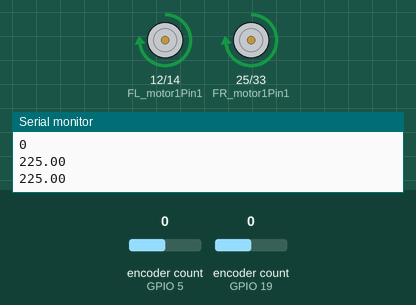
Simulated run of this sketch. Board: ESP32. Shown: motor-driver pin pairs drawn as motors (green arrow = first pin HIGH = forward, orange = second pin HIGH = backward, longer = more drive, scaled by the enable pin), the last lines printed to the serial monitor. The test bench sets the inputs (shaded band); at power-on: encoder count (sensors on GPIO 5, GPIO 19) 0.

Above: at 1.2 s.
1.3 s: encoder count (sensor on GPIO 5) set to 1
At 2.0 s:
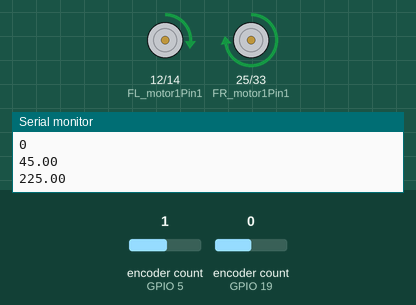
2.8 s: encoder count (sensor on GPIO 19) set to 4
At 3.4 s:
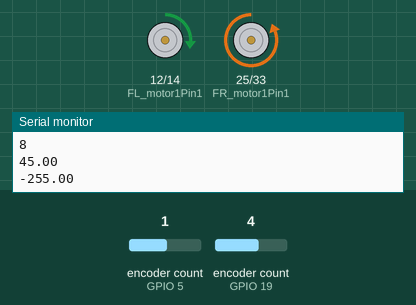
4.3 s: encoder count (sensor on GPIO 5) set to 2
At 4.7 s:
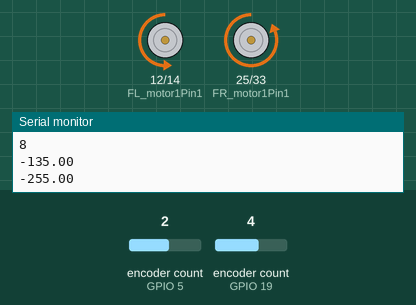
5.8 s: encoder count (sensor on GPIO 5) set to 3
At 7.2 s:
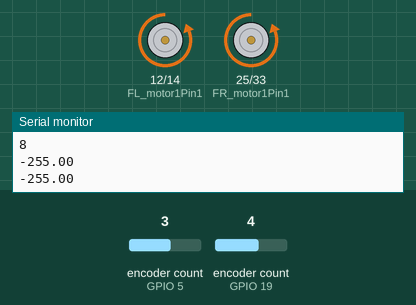
Timing chart, 0 to 8.3 s (numbered marks = the images above; inputs shaded):
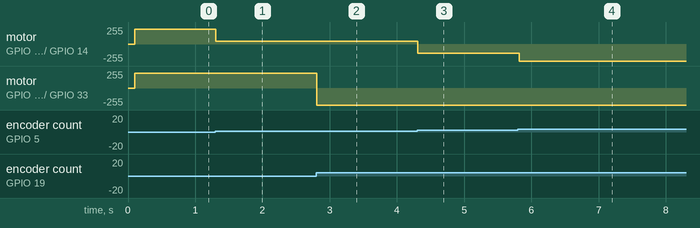

Measured:
- after the input at 1.3 s, motor on GPIO 12 (FL_motor1Pin1) / GPIO 14 (FL_motor1Pin2): forward 225/255 → forward 45/255 at once
- after the input at 2.8 s, motor on GPIO 25 (FR_motor1Pin1) / GPIO 33 (FR_motor1Pin2): forward 225/255 → backward 255/255 at once
- after the input at 4.3 s, motor on GPIO 12 (FL_motor1Pin1) / GPIO 14 (FL_motor1Pin2): forward 45/255 → backward 135/255 at once
- after the input at 5.8 s, motor on GPIO 12 (FL_motor1Pin1) / GPIO 14 (FL_motor1Pin2): backward 135/255 → backward 255/255 at once

The sketch:

MotorESP32.ino
```cpp
#include "ESP32Encoder.h"

#define ENCODER_PERIOD 100

long encoder_timer = 0;

ESP32Encoder Encoder1;
ESP32Encoder Encoder2;

//Usado para as velocidades dos motores
struct Vel {
  struct Linear {
    float x;
    float y;
    float z;
  } linear;
  struct Angular {
    float x;
    float y;
    float z;
  } angular;
};

// Cria uma variável do tipo Vel
Vel vel;

// Motor FL
int FL_enable1Pin = 13;
int FL_motor1Pin1 = 12;
int FL_motor1Pin2 = 14;

// Motor FR
int FR_enable1Pin = 26;
int FR_motor1Pin1 = 25;
int FR_motor1Pin2 = 33;

// Setting PWM properties
const int freq = 30000;
const int pwmChannelFL = 0;
const int pwmChannelFR = 1;


const int resolution = 8;

//PID
// Definições para controle PID
const float Kp = 0.9; // Ganho proporcional
const int sampleTime = 100; // Tempo de amostragem em milissegundos

float output = 0;

float FL_PWM;
float FR_PWM;

void clearEncoders() {
  // clear the encoder's raw count and set the tracked count to zero
  Encoder1.clearCount();
  Encoder2.clearCount();

}

void ControleMotores() {
  // Model parameters for the robot
  float wheel_radius = 0.032; // radius of the wheels
  float robot_radius = 0.178; // distance from the center to the wheel

  // Calculate desired wheel speeds based on linear and angular velocity
  float desiredSpeedFL = (vel.linear.x - vel.angular.z * robot_radius) / wheel_radius;
  float desiredSpeedFR = (vel.linear.x + vel.angular.z * robot_radius) / wheel_radius;

  // Measure the actual speed of the wheels from the encoders
  float FL_WheelSpeed = Encoder1.getCount() / (ENCODER_PERIOD / 1000.0); // Speed in encoder units per second
  float FR_WheelSpeed = Encoder2.getCount() / (ENCODER_PERIOD / 1000.0); // Speed in encoder units per second


  // Calculate the error between desired and actual speeds
  float FL_Error = desiredSpeedFL - FL_WheelSpeed;
  float FR_Error = desiredSpeedFR - FR_WheelSpeed;


  // Apply PID control for each motor
  FL_PWM = Kp * FL_Error / (sampleTime / 1000.0);
  FR_PWM = Kp * FR_Error / (sampleTime / 1000.0);


  // Limitar valores de PWM entre -255 e 255
  FL_PWM = constrain(FL_PWM, -255, 255);
  FR_PWM = constrain(FR_PWM, -255, 255);


  // Aplicar valores de PWM aos motores
  analogWrite(FL_enable1Pin, abs(FL_PWM));
  analogWrite(FR_enable1Pin, abs(FR_PWM));

  // Set motor directions based on PWM sign
  digitalWrite(FL_motor1Pin1, FL_PWM > 0 ? HIGH : LOW);
  digitalWrite(FL_motor1Pin2, FL_PWM > 0 ? LOW : HIGH);

  digitalWrite(FR_motor1Pin1, FR_PWM > 0 ? HIGH : LOW);
  digitalWrite(FR_motor1Pin2, FR_PWM > 0 ? LOW : HIGH);


}


void setup() {
  Serial.begin(115200);

  // sets the pins as outputs:
  pinMode(FL_motor1Pin1, OUTPUT);
  pinMode(FL_motor1Pin2, OUTPUT);
  pinMode(FL_enable1Pin, OUTPUT);
  pinMode(FR_motor1Pin1, OUTPUT);
  pinMode(FR_motor1Pin2, OUTPUT);
  pinMode(FR_enable1Pin, OUTPUT);

  // configure LED PWM functionalitites
  ledcSetup(pwmChannelFL, freq, resolution);
  ledcSetup(pwmChannelFR, freq, resolution);

  // attach the channel to the GPIO to be controlled
  ledcAttachPin(FL_enable1Pin, pwmChannelFL);
  ledcAttachPin(FR_enable1Pin, pwmChannelFR);

  //define enconders
  Encoder1.attachHalfQuad(5, 18);
  Encoder2.attachHalfQuad(19, 21);

  clearEncoders();

  // Define os valores
  vel.linear.x = 0.8;
  vel.linear.y = 0.0;
  vel.linear.z = 0.0;
  vel.angular.x = 0.0;
  vel.angular.y = 0.0;
  vel.angular.z = 0.0;

}

void loop() {


  if(millis() - encoder_timer >=  ENCODER_PERIOD){

    ControleMotores();

    encoder_timer = millis();

    //print cmd_vel
    Serial.println(vel.linear.x);

    //print valor enconder 1 e 2
    Serial.println(Encoder1.getCount()  );
    Serial.println(Encoder2.getCount());

    //print PWM FL e FR
    Serial.println(FL_PWM);
    Serial.println(FR_PWM);

  }

  //algoritomo de controle de motor.

}
```
